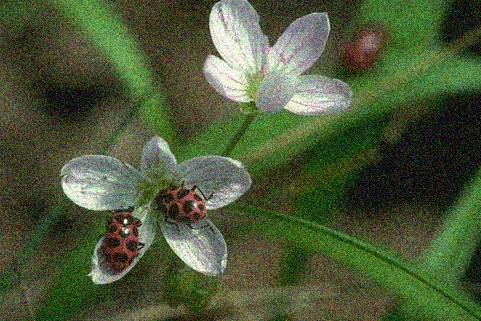
#> input picture computer-vision/flower.jpg, 481 x 321 px
$ jupyter execute log-and-dog.ipynb   (shell and % lines are left out)   (older library calls are emulated)
#> lines starting #> are read from the running program, lines starting #| are printed output that depends on the picture
[cell 1]
import cv2
from matplotlib import pyplot as plt
from matplotlib.gridspec import GridSpec
import numpy as np

# Constants and auxiliary functions

[cell 2]
k_gauss = 9 # must be positive and odd
k_lapl = 3

[cell 3]
def gaussian(im):
    im2 = cv2.GaussianBlur(im, (k_gauss,k_gauss), 0)
    return cv2.convertScaleAbs(im2)


def laplacian(im):
    im2 = cv2.Laplacian(im, cv2.CV_16S, ksize=k_lapl)
    return cv2.convertScaleAbs(im2)


def make_plots(nrows, ncols, *images):
    fig = plt.figure(figsize = (ncols*8,nrows*6))
    i = 1
    for img in images:
        ax = fig.add_subplot(nrows, ncols, i)
        ax.imshow(img[0], cmap='gray') #, vmin=0, vmax=255)
        ax.set_title(img[1])
        plt.xticks([]),plt.yticks([])
        i = i+1


def is_similar(image1, image2):
    return image1.shape == image2.shape and not(np.bitwise_xor(image1,image2).any())

# Gaussian

[cell 4]
im = cv2.imread('flower.jpg')
#> im is the input picture: shape (321, 481, 3); mean B, G, R 56.7, 89.2, 76.5
im = cv2.cvtColor(im,cv2.COLOR_BGR2GRAY)
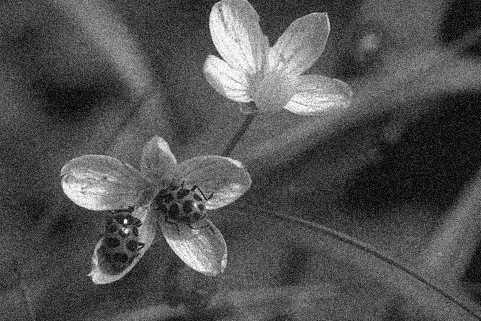
#> im: shape (321, 481); min 0, max 255, mean 81.7
im_gauss = gaussian(im)

make_plots(1, 2,
           (im, 'Original'),
           (im_gauss, 'Gaussian (k={})'.format(k_gauss))
          )
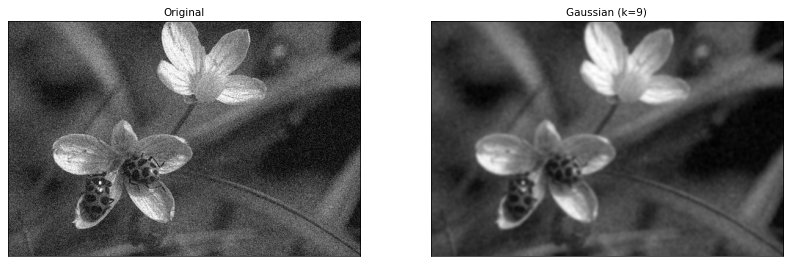
#> figure drawn by matplotlib, 2 panels

# Laplacian

[cell 5]
im_lapl = laplacian(im)
#> in laplacian, `im2 = cv2.Laplacian(im, cv2.CV_16S, ksize=k_lapl)`:
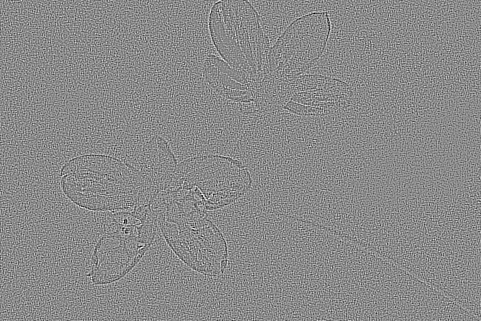
#> im2: shape (321, 481) int16; min -968, max 816, mean 0; drawn with min black and max white

make_plots(1, 2,
           (im, 'Original'),
           (im_lapl, 'Laplacian (k={})'.format(k_lapl))
          )

# DoG and LoG

[cell 6]
im_gauss_lapl = laplacian(im_gauss)
#> in laplacian (call 2), `im2 = cv2.Laplacian(im, cv2.CV_16S, ksize=k_lapl)`:
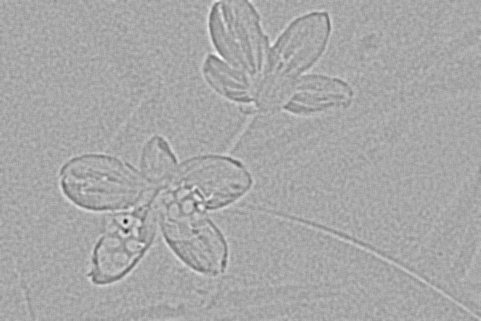
#> im2: shape (321, 481) int16; min -166, max 86, mean 0; drawn with min black and max white
#> in laplacian (call 2), `return cv2.convertScaleAbs(im2)`:
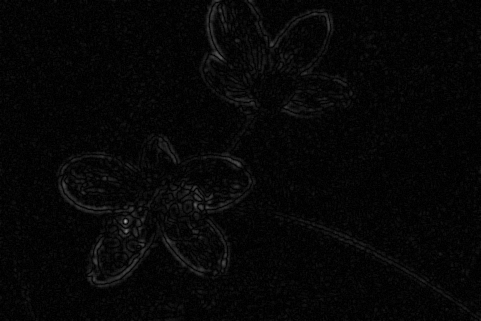
#> returned value: shape (321, 481); min 0, max 166, mean 6.4
im_diff = im_lapl - im_gauss_lapl
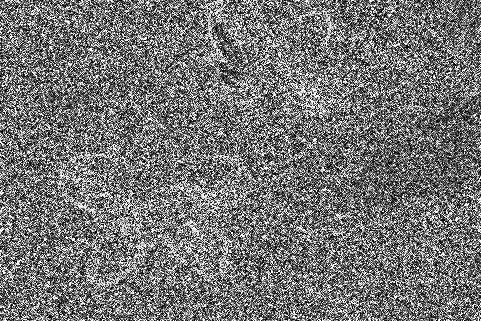
#> im_diff: shape (321, 481); min 0, max 255, mean 117.2

im_gauss2 = gaussian(im_gauss)
im_dog = cv2.subtract(im_gauss2, im_gauss)
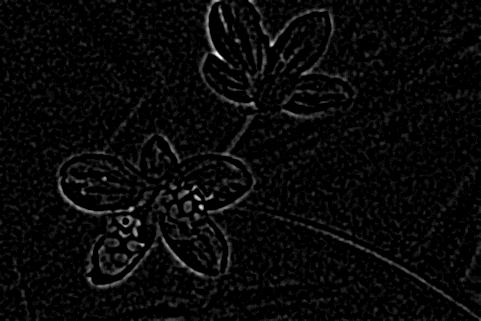
#> im_dog: shape (321, 481); min 0, max 22, mean 0.8; drawn with min black and max white

make_plots(3, 2,
           (im, 'Original'),
           (im_gauss, 'Gaussian (k={})'.format(k_gauss)),
           (im_lapl, 'Laplacian'),
           (im_dog, 'Difference of Gaussians (DoG)'),
           (im_gauss_lapl, 'Laplacian of Gaussian (LoG) (k={})'.format(k_lapl)),
           (im_diff, 'Residuals (Laplacian - LoG)')
          )

# Downsampling

[cell 7]
width = int(im.shape[1] * 50 / 100)
#> width = 240
height = int(im.shape[0] * 50 / 100)
#> height = 160
dim1 = (width, height)
#> dim1 = (240, 160)
gray1 = cv2.resize(im, dim1,interpolation=cv2.INTER_NEAREST)
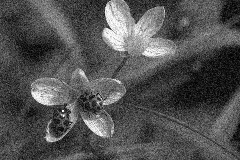
#> gray1: shape (160, 240); min 0, max 254, mean 81.7
width = int(gray1.shape[1] * 50 / 100)
#> width = 120
height = int(gray1.shape[0] * 50 / 100)
#> height = 80
dim2 = (width, height)
#> dim2 = (120, 80)
gray2 = cv2.resize(gray1, dim2,interpolation=cv2.INTER_NEAREST)
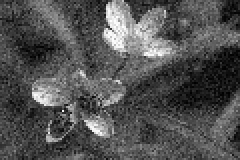
#> gray2: shape (80, 120) (shown 2 times larger); min 0, max 254, mean 81.9
width = int(gray2.shape[1] * 50 / 100)
#> width = 60
height = int(gray2.shape[0] * 50 / 100)
#> height = 40
dim3 = (width, height)
#> dim3 = (60, 40)
gray3 = cv2.resize(gray2, dim3,interpolation=cv2.INTER_NEAREST)

gau0 = gaussian(im)
ggray1 = cv2.resize(gau0, dim1,interpolation=cv2.INTER_NEAREST)
gau1 = gaussian(ggray1)
ggray2 = cv2.resize(gau1, dim2,interpolation=cv2.INTER_NEAREST)
gau2 = gaussian(ggray2)
#> in gaussian (call 5), `im2 = cv2.GaussianBlur(im, (k_gauss,k_gauss), 0)`:
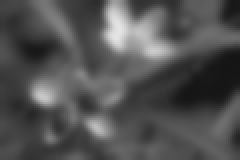
#> im2: shape (80, 120) (shown 2 times larger); min 20, max 228, mean 81.9
ggray3 = cv2.resize(gau2, dim3,interpolation=cv2.INTER_NEAREST)

dpi = 80
height, width = im.shape
#> height = 321; width = 481
figsize = 5*(width / float(dpi)), 5*(height / float(dpi))
#> figsize = (30.06, 20.06)
fig = plt.figure(figsize=figsize)
gs = GridSpec(32, 32)

ax0 = plt.subplot(gs[0:16,0:16])
ax0.imshow(im, cmap='gray')
ax0.tick_params(labelbottom=False, labelleft=False)
ax1 = plt.subplot(gs[0:16,16:])
ax1.imshow(gau0, cmap='gray')
ax1.tick_params(labelbottom=False, labelleft=False)

ax2 = plt.subplot(gs[16:24,0:8])
ax2.imshow(gray1, cmap='gray')
ax2.tick_params(labelbottom=False, labelleft=False)
ax3 = plt.subplot(gs[16:24,16:24])
ax3.imshow(ggray1, cmap='gray')
ax3.tick_params(labelbottom=False, labelleft=False)

ax4 = plt.subplot(gs[24:28,0:4])
ax4.imshow(gray2, cmap='gray')
ax4.tick_params(labelbottom=False, labelleft=False)
ax5 = plt.subplot(gs[24:28,16:20])
ax5.imshow(ggray2, cmap='gray')
ax5.tick_params(labelbottom=False, labelleft=False)

ax6 = plt.subplot(gs[28:30,0:2])
ax6.imshow(gray3, cmap='gray')
ax6.tick_params(labelbottom=False, labelleft=False)
ax7 = plt.subplot(gs[28:30,16:18])
ax7.imshow(ggray3, cmap='gray')
ax7.tick_params(labelbottom=False, labelleft=False)
plt.show()
